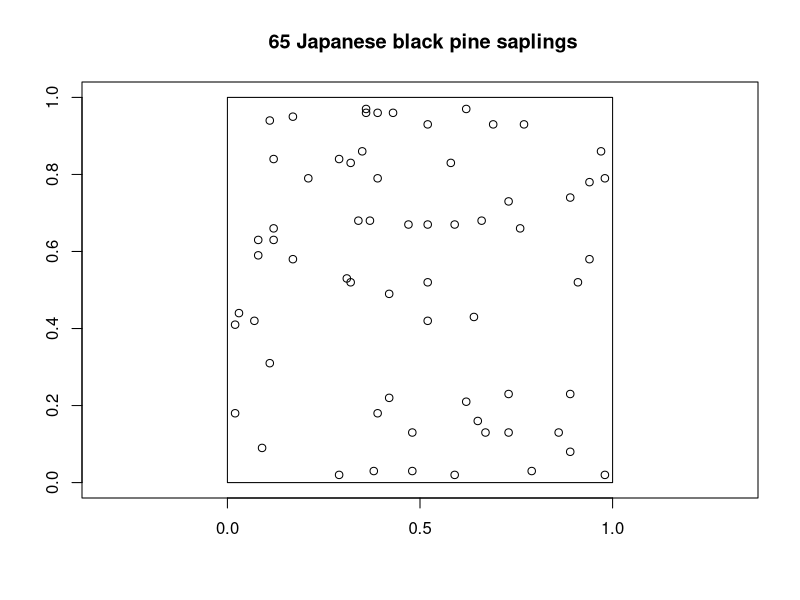
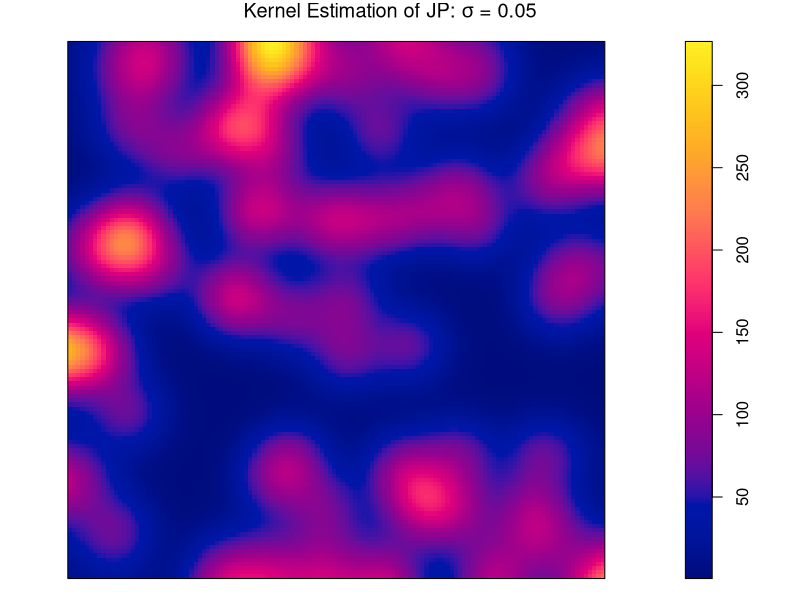
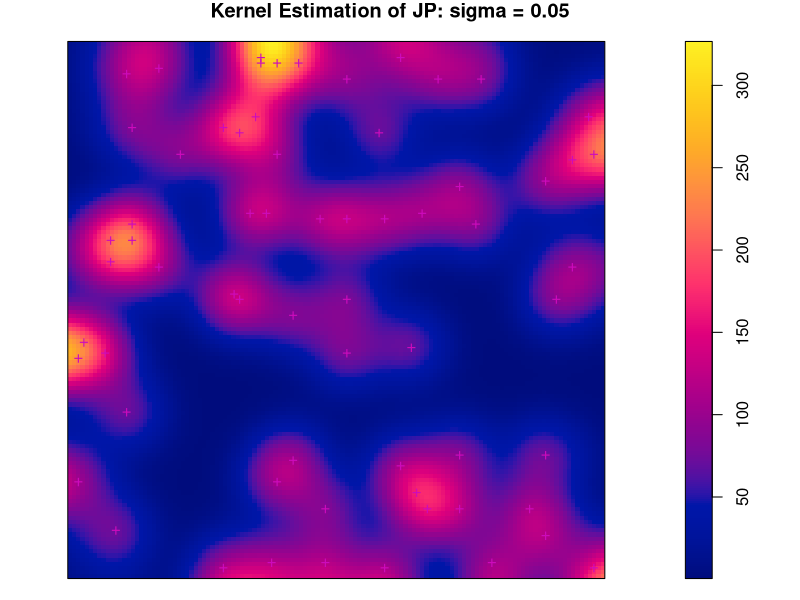
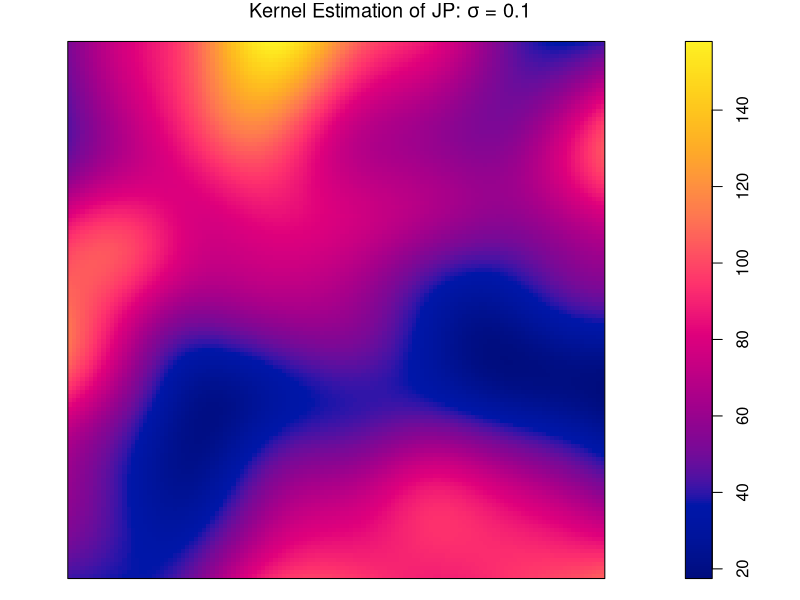
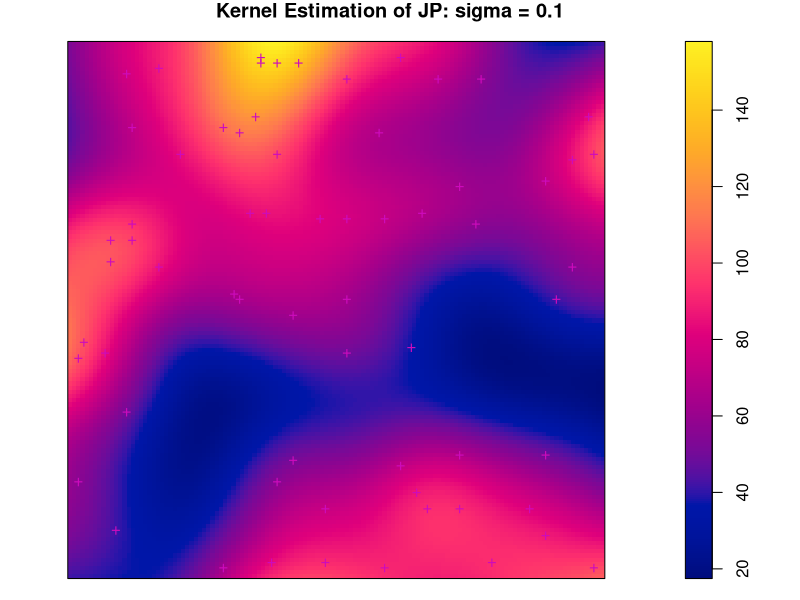
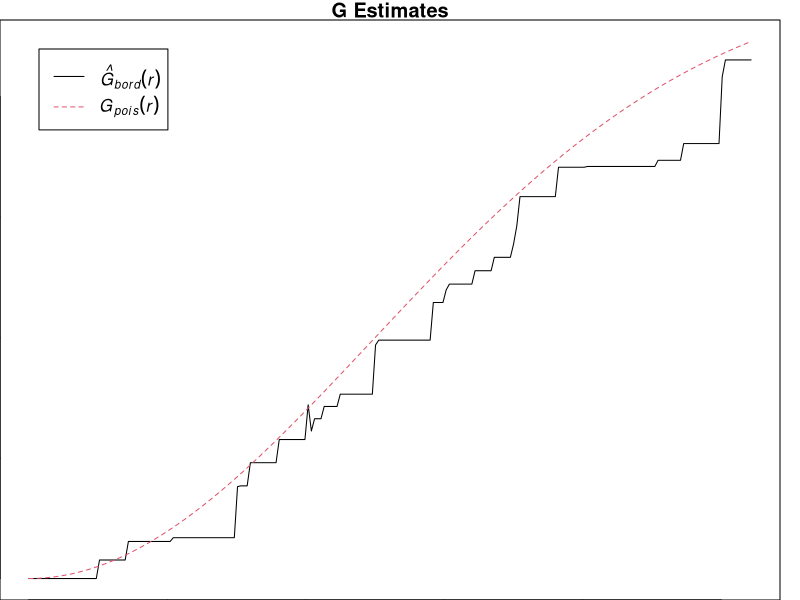
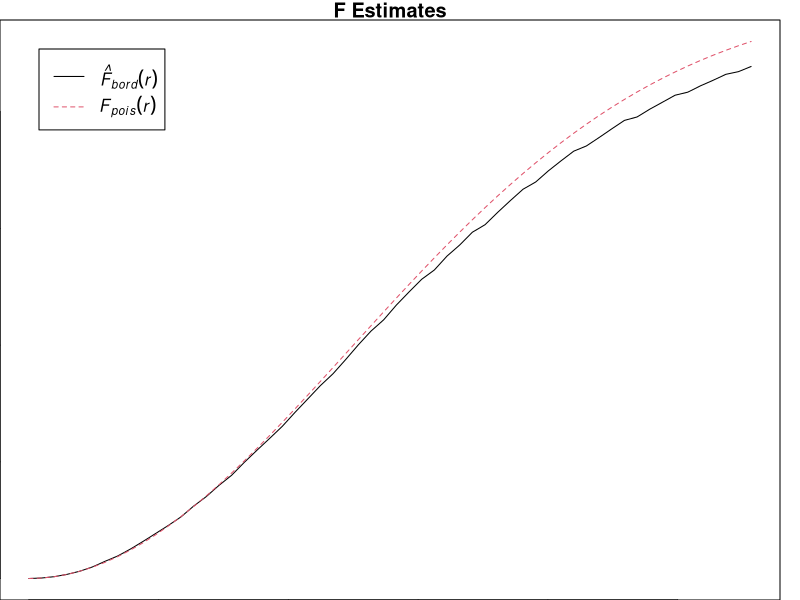
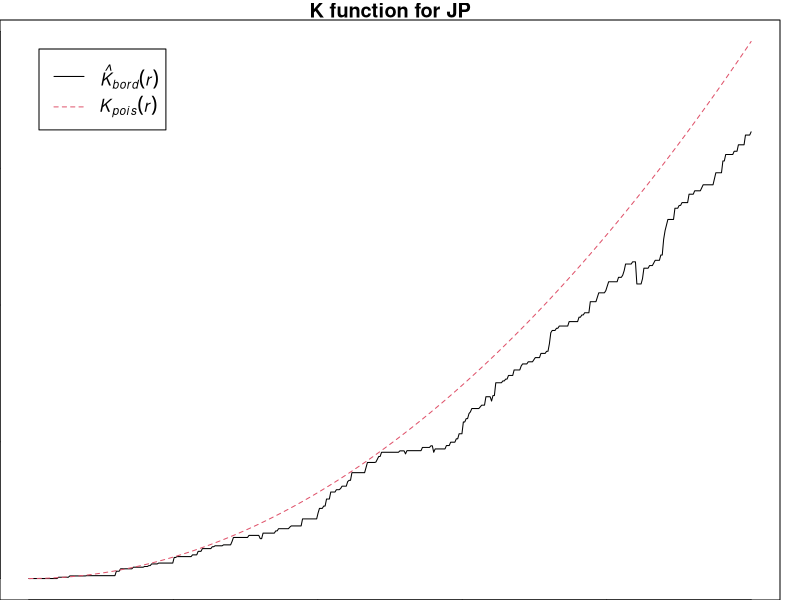

These figures' R source, in order:
# 1. Load the R Packages
library(spatstat)
?spatstat
rm(list=ls())

# 2. Exploratory analysis of spatial point patterns
data(japanesepines)
?japanesepines
jp = japanesepines
class(jp)
summary(jp)
plot(jp,axes=T,main=" 65 Japanese black pine saplings")

# 2.1 First-order effect 
## kernel estimation (sigma = 0.05)
?density.ppp
jp.Z.05 = density.ppp(jp, 0.05)
par(mar=c(0,0,1,1)) # set plot margin
tl.05 = expression(paste("Kernel Estimation of JP: ", sigma, " = 0.05"))
plot(jp.Z.05, main = tl.05)
plot(jp.Z.05, main="Kernel Estimation of JP: sigma = 0.05")
points(jp, pch="+", col="6")

## kernel estimation (sigma = 0.1)
jp.Z.1 = density.ppp(jp, 0.1)
tl.1 = expression(paste("Kernel Estimation of JP: ", sigma, " = 0.1"))
plot(jp.Z.1, main=tl.1)
plot(jp.Z.1, main="Kernel Estimation of JP: sigma = 0.1")
points(jp, pch="+", col="6")

# 2.2 Second-order effect
## nearest neighbor distances (event-to-nearest-event distances)
jp.ghat = Gest(jp)
g.max = max(jp.ghat$r)
plot(jp.ghat, cbind(rs,theo)~r, main="G Estimates", 
     xlab="r", ylab="G(r)")

## nearest neighbor distances (point-to-nearest-event distances)
jp.fhat = Fest(jp)
f.max = max(jp.fhat$r)
plot(jp.fhat, cbind(rs,theo)~r, main="F Estimates",
     xlab="r", ylab="F(r)")

## K function
?Kest
jp.khat = Kest(jp)
plot(jp.khat, cbind(border, theo)~r, main="K function for JP")

## L function
plot(jp.khat, sqrt(border/pi)-r ~ r, ylab="L(r)",
       main="L function for JP")
abline(h=0, lty=2, col="red")

# 3. Hypothesis testing of spatial point patterns
# 3.1 Simulating CSR
?runifpoint
N = 65 # number of points to generate
r1 = runifpoint(N) #Generate N uniform random points
par(mar=c(0,0,0,0)) # set plot margin
plot(r1, pch="+", main="65 points under CSR")

# 3.2 Testing CSR using nearest neighbor distances and Monte Carlo simulation
## plot Ghat
ghat.env = function(n, s, r, win=owin(c(0,1),c(0,1)))
{
  hold = matrix(0, s, length(r))
  for(i in 1:s)
  {
    hold[i,] = Gest(runifpoint(n, win=win), r=r)$rs
  }
  mn = apply(hold, 2, mean)
  Up = apply(hold, 2, max)
  Down = apply(hold, 2, min)
  return(data.frame(mn, Up, Down))
}
jp.ghat = Gest(jp)
jp.win = window(jp)
plot(jp.ghat, rs~r, main="G estimates")
jp.genv = ghat.env(n=jp$n, s=100, r=jp.ghat$r, win=jp.win)
lines(jp.ghat$r, jp.genv$Up, lty=5, col=2)
lines(jp.ghat$r, jp.genv$Down, lty=5, col=3)

## plot Fhat
fhat.env = function(n, s, r, win=owin(c(0,1),c(0,1)))
{
  hold = matrix(0, s, length(r))
  for(i in 1:s)
  {
    hold[i,] = Fest(runifpoint(n, win=win), r=r)$rs
  }
  mn = apply(hold, 2, mean)
  Up = apply(hold, 2, max)
  Down = apply(hold, 2, min)
  return(data.frame(mn, Up, Down))
}
jp.fhat = Fest(jp)
jp.win = window(jp)
jp.fenv = fhat.env(n=jp$n, s=100, r=jp.fhat$r, jp.win)
plot(jp.fhat,rs~r, main="F estimates")
lines(jp.fhat$r, jp.fenv$Up, lty=5, col=2)
lines(jp.fhat$r, jp.fenv$Down, lty=5, col=3)

## plot Khat
khat.env = function(n, s, r, win=owin(c(0,1),c(0,1)))
{
  hold = matrix(0, s, length(r))
  for(i in 1:s)
  {
    hold[i,] = Kest(runifpoint(n, win=win), r=r)$border
  }
  mn = apply(hold, 2, mean)
  Up = apply(hold, 2, max)
  Down = apply(hold, 2, min)
  return(data.frame(mn, Up, Down))
}
jp.khat = Kest(jp)
jp.win = window(jp)
jp.kenv = khat.env(n=jp$n, s=100, r=jp.khat$r, jp.win)
plot(jp.khat, border~r, main="K function for JP")
lines(jp.khat$r, jp.kenv$Up, lty=5, col=2)
lines(jp.khat$r, jp.kenv$Down, lty=5, col=3)

# 4. Conduct point pattern analysis with another dataset
# 4.1 redwood dataset
data(redwood)
rw = redwood
?redwood
summary(redwood)

## kernel estimation (sigma = 0.05)
?density.ppp
rw.Z.05 = density.ppp(rw, 0.05)
par(mar=c(0,0,1,1)) # set plot margin
tl.05 = expression(paste("Kernel Estimation of RW: ", sigma, " = 0.05"))
plot(rw.Z.05, main = tl.05)
plot(rw.Z.05, main="Kernel Estimation of RW: sigma = 0.05")
points(rw, pch="+", col="6")

## kernel estimation (sigma = 0.1)
rw.Z.1 = density.ppp(rw, 0.1)
tl.1 = expression(paste("Kernel Estimation of RW: ", sigma, " = 0.1"))
plot(rw.Z.1, main=tl.1)
plot(rw.Z.1, main="Kernel Estimation of RW: sigma = 0.1")
points(rw, pch="+", col="6")

## nearest neighbor distances (event-to-nearest-event distances)
rw.ghat = Gest(rw)
g.max = max(rw.ghat$r)
plot(rw.ghat, cbind(rs,theo)~r, main="G Estimates", 
     xlab="r", ylab="G(r)")

## nearest neighbor distances (point-to-nearest-event distances)
rw.fhat = Fest(rw)
f.max = max(rw.fhat$r)
plot(rw.fhat, cbind(rs,theo)~r, main="F Estimates",
     xlab="r", ylab="F(r)")

## K function
?Kest
rw.khat = Kest(rw)
plot(rw.khat, cbind(border, theo)~r, main="K function for RW")

## L function
plot(rw.khat, sqrt(border/pi)-r ~ r, ylab="L(r)",
     main="L function for RW")
abline(h=0, lty=2, col="red")

## test for CSR with simulations (Fhat)
fhat.env = function(n, s, r, win=owin(c(0,1),c(0,1)))
{
  hold = matrix(0, s, length(r))
  for(i in 1:s)
  {
    hold[i,] = Fest(runifpoint(n, win=win), r=r)$rs
  }
  mn = apply(hold, 2, mean)
  Up = apply(hold, 2, max)
  Down = apply(hold, 2, min)
  return(data.frame(mn, Up, Down))
}
rw.fhat = Fest(rw)
rw.win = window(rw)
rw.fenv = fhat.env(n=rw$n, s=100, r=rw.fhat$r, rw.win)
plot(rw.fhat, rs~r, main="F estimates")
lines(rw.fhat$r, rw.fenv$Up, lty=5, col=2)
lines(rw.fhat$r, rw.fenv$Down, lty=5, col=3)

## test for CSR with simulations (Khat)
rw.khat = Kest(rw)
rw.win = window(rw)
rw.kenv = khat.env(n=rw$n, s=100, r=rw.khat$r, rw.win)
plot(rw.khat, border~r, main="K function for RW")
lines(rw.khat$r, rw.kenv$Up, lty=5, col=2)
lines(rw.khat$r, rw.kenv$Down, lty=5, col=3)

# 4.2 Regular points
rp = rsyst(nx=10) #generate regular pattern
summary(rp)

## kernel estimation (sigma = 0.05)
?density.ppp
rp.Z.05 = density.ppp(rp, 0.05)
par(mar=c(0,0,1,1)) # set plot margin
tl.05 = expression(paste("Kernel Estimation of RP: ", sigma, " = 0.05"))
plot(rp.Z.05, main = tl.05)
plot(rp.Z.05, main="Kernel Estimation of RP: sigma = 0.05")
points(rp, pch="+", col="6")

## kernel estimation (sigma = 0.1)
rp.Z.1 = density.ppp(rp, 0.1)
tl.1 = expression(paste("Kernel Estimation of RP: ", sigma, " = 0.1"))
plot(rp.Z.1, main=tl.1)
plot(rp.Z.1, main="Kernel Estimation of RP: sigma = 0.1")
points(rp, pch="+", col="6")

## nearest neighbor distances (event-to-nearest-event distances)
rp.ghat = Gest(rp)
g.max = max(rp.ghat$r)
plot(rp.ghat, cbind(rs,theo)~r, main="G Estimates", 
     xlab="r", ylab="G(r)")

## nearest neighbor distances (point-to-nearest-event distances)
rp.fhat = Fest(rp)
f.max = max(rp.fhat$r)
plot(rp.fhat, cbind(rs,theo)~r, main="F Estimates",
     xlab="r", ylab="F(r)")

## K function
?Kest
rp.khat = Kest(rp)
plot(rp.khat, cbind(border, theo)~r, main="K function for RP")

## L function
plot(rp.khat, sqrt(border/pi)-r ~ r, ylab="L(r)",
     main="L function for RP")
abline(h=0, lty=2, col="red")

## test for CSR with simulations (Fhat)
rp.fhat = Fest(rp)
rp.win = window(rp)
rp.fenv = fhat.env(n=rp$n, s=100, r=rp.fhat$r, rp.win)
plot(rp.fhat, rs~r, main="F estimates")
lines(rp.fhat$r, rp.fenv$Up, lty=5, col=2)
lines(rp.fhat$r, rp.fenv$Down, lty=5, col=3)

## test for CSR with simulations (Khat)
rp.khat = Kest(rp)
rp.win = window(rp)
rp.kenv = khat.env(n=rp$n, s=100, r=rp.khat$r, rp.win)
plot(rp.khat, border~r, main="K function for RP")
lines(rp.khat$r, rp.kenv$Up, lty=5, col=2)
lines(rp.khat$r, rp.kenv$Down, lty=5, col=3)
